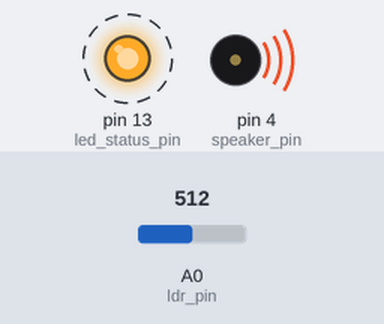
The sketch below on a simulated Arduino Uno, built with avr-gcc and run on an emulated ATmega328P. Parts: output pins drawn as LEDs (lit = HIGH), buzzer (waves = sounding). Dashed ring = blinking. The inputs (shaded band) are chosen by the test bench; at power-on: A0 (ldr_pin) = 512. What the sketch prints to the serial monitor is not drawn.

Above: at 0.8 s.
1.3 s: A0 (ldr_pin) set to 716
At 1.46 s:
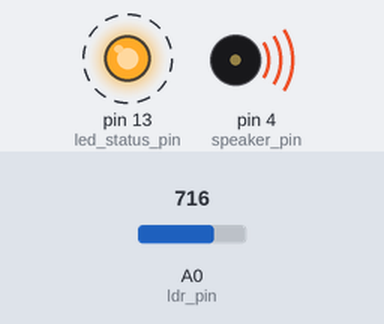
4.3 s: A0 (ldr_pin) set to 900
At 4.78 s:
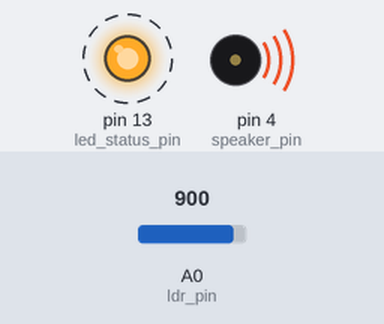
Timing chart, 0 to 62.8 s (numbered marks = the images above; inputs shaded):
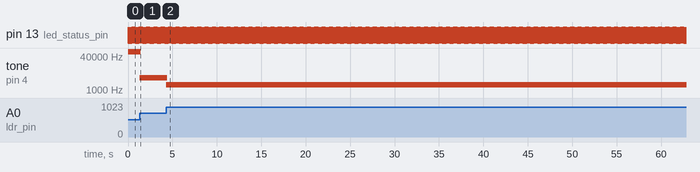

Measured:
- after the input at 1.3 s, tone on pin 4 (speaker_pin): 63722 Hz → 3764 Hz at once
- after the input at 4.3 s, tone on pin 4 (speaker_pin): 3764 Hz → 1795 Hz at once
- by itself, pin 13 (led_status_pin): alternates HIGH for 0.03 s and LOW for 0.03 s

The sketch:

fs_04_arduino_ldrPiezo.ino
```cpp
// Foto-si´ntese, Arduino + Processing Workshop, Andre Sier, 2013


// variaveis a usar no programa

int led_status_pin = 13;

int ldr_pin = A0;
int ldr_val = 0;

int ldr_min = 70; // valor minimo capturado pelo ldr
int ldr_max = 250; // valor maximo capturado pelo ldr


int speaker_pin = 4;
/*
 0- ler o valor do ldr
 1- usar o valor do ldr para controlar a luz do led
 */


// funcao setup
void setup() {
  // put your setup code here, to run once:

  //pinMode(13, OUTPUT);
  pinMode(led_status_pin, OUTPUT); // o pin do led e output
  pinMode(speaker_pin, OUTPUT); // o pin do speaker e output

  Serial.begin(9600); // iniciar a comunicaçao serial

}

// funcao loop
boolean ledblink = false;
void loop() {
  // put your main code here, to run repeatedly:

  ledblink = !ledblink;
  digitalWrite(led_status_pin, ledblink ? HIGH : LOW);

  // ler o valor do ldr
  ldr_val = byte(analogRead(ldr_pin));// converter 0-1023 -> 0-255

  // escrever o valor na porta serie
  Serial.write(ldr_val); // escrever como byte
//  Serial.println(ldr_val); // escrever o valor + newline


  // som
  int hz = map(ldr_val, ldr_min, ldr_max, 100, 5022);
  tone(speaker_pin, hz,30);

  delay(30); // espera 30 ms
  noTone(speaker_pin);

}
```
